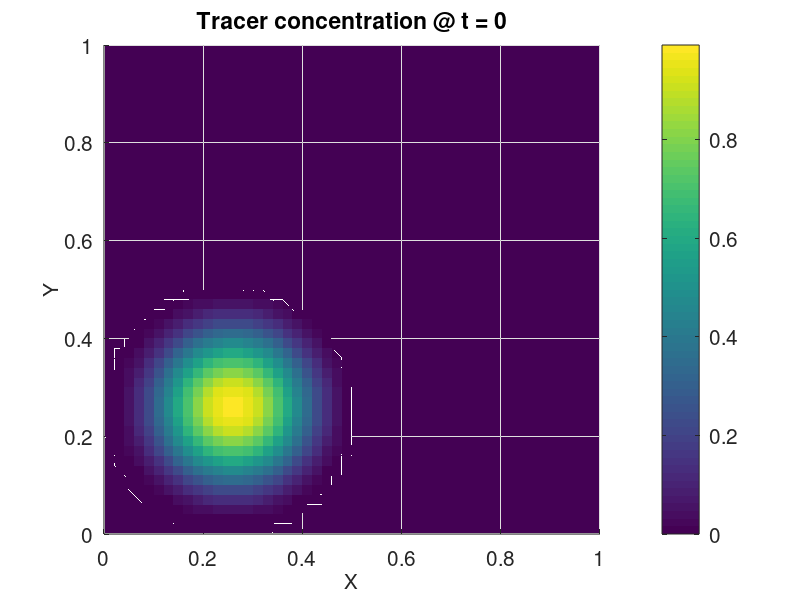
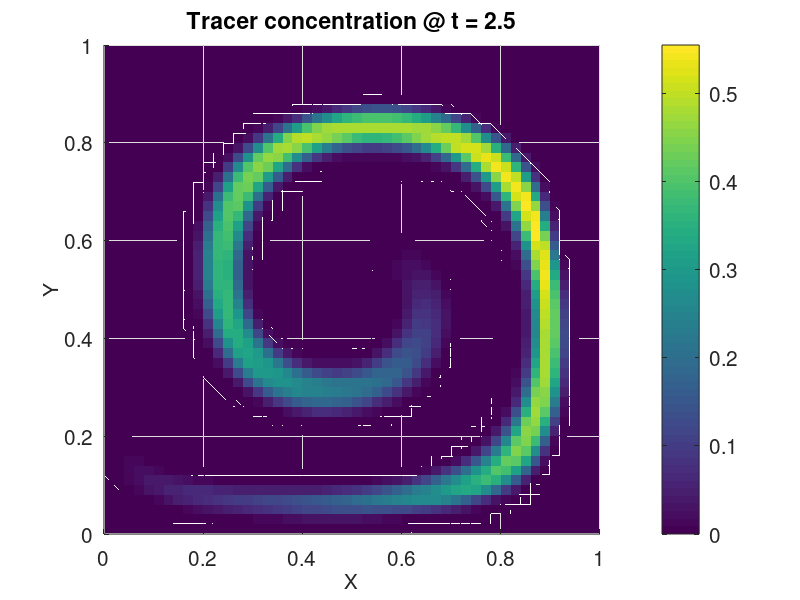
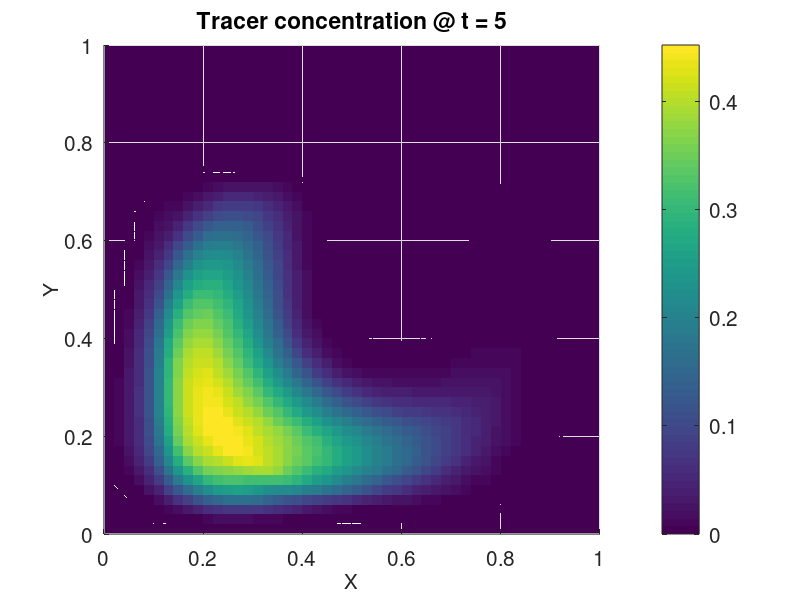

These figures' MATLAB source, in order:
function [] = plm (dx, USE_STRANG_SPLITTING, USE_EASTER)
% plm (dx, USE_STRANG_SPLITTING, USE_EASTER)
%
% Arguments:
% dx                    : (OPTIONAL) Grid spacing (Default: 0.02)
% USE_STRANG_SPLITTING  : (OPTIONAL) Whether to use Strang splitting (Default: true)
% USE_EASTER            : (OPTIONAL) Whether to use Easter's pseudocompressibility approach (Default: true)

if nargin == 0
    dx = 0.02;
end
if nargin <= 1
    USE_STRANG_SPLITTING = true;
end
if nargin <= 2
    USE_EASTER = true;
end

% Initialization
[X, Y, tracer, dt] = initialize(dx);
plot_tracer(X, Y, tracer, 0)

% Advect 2.5 units and plot
tracer = advect_tracer(X, Y, tracer, dx, dt, 0, 2.5, USE_STRANG_SPLITTING, USE_EASTER);
plot_tracer(X, Y, tracer, 2.5)

% Advect from time 2.5 to 5 and plot
tracer = advect_tracer(X, Y, tracer, dx, dt, 2.5, 5, USE_STRANG_SPLITTING, USE_EASTER);
plot_tracer(X, Y, tracer, 5)


end

% ===============================================================================================
function tracer = advect_tracer(X, Y, tracer, dx, dt, time_begin, time_end, USE_STRANG_SPLITTING, USE_EASTER)

time = time_begin;
first_x_then_y = true;

% ******************************************************************************
% MAIN LOOP
% ******************************************************************************
while time < time_end

    % Adapt timestep at the very last step, if time_end is not a multiple of dt
    if time_end - time < dt
        dt = time_end - time;
    end
    
    % Compute interface winds, centered in time.
    [u, v] = described_wind(time + dt/2, X, Y, dx);
    
    rho = 1; % Pseudodensity
    tracer_rho = tracer(2:end-1, 2:end-1) .* rho; % Tracer times density
    
    if ~USE_STRANG_SPLITTING
        first_x_then_y = true;
    end
    
    % Advance in time by reversing the order of integration every timestep (Strang splitting)
    if first_x_then_y
        [tracer, rho, tracer_rho] = compute_x_direction(dx, dt, u, tracer, rho, tracer_rho, USE_EASTER);    
        tracer                    = compute_y_direction(dx, dt, v, tracer, rho, tracer_rho, USE_EASTER);
        first_x_then_y = false;
    else
        [tracer, rho, tracer_rho] = compute_y_direction(dx, dt, v, tracer, rho, tracer_rho, USE_EASTER);
        tracer                    = compute_x_direction(dx, dt, u, tracer, rho, tracer_rho, USE_EASTER); 
        first_x_then_y = true;
    end
    
    time = time + dt;
    
end

end

% ==========================================================================================
function [tracer, rho, tracer_rho] = compute_x_direction(dx, dt, u, tracer, rho, tracer_rho, USE_EASTER)

% Compute one-dimensional scalar flux
F_x = compute_fluxes(dx, dt, u, tracer);

if USE_EASTER
    % Update pseudodensity
    rho = rho - (dt/dx) * (u(:,2:end) - u(:,1:end-1)); % Durran's equation (5.95)
    % Update tracer mass
    tracer_rho = tracer_rho - (dt/dx) * (F_x(:,2:end) - F_x(:,1:end-1)); % eq. (5.96)
    % Update tracer concentrations
    tracer(2:end-1, 2:end-1) = tracer_rho ./ rho; % eq. (5.97)
else
    tracer(2:end-1, 2:end-1) = tracer(2:end-1, 2:end-1) - (dt/dx) * (F_x(:,2:end) - F_x(:,1:end-1));
end

end

% ==========================================================================================
function [tracer, rho, tracer_rho] = compute_y_direction(dx, dt, v, tracer, rho, tracer_rho, USE_EASTER)

% With some transpose-magic, the same flux-computation function can be used for both u and v
F_y = compute_fluxes(dx, dt, v', tracer')';

if USE_EASTER
    rho = rho - (dt/dx) * (v(2:end,:) - v(1:end-1,:)); % Durran's equation (5.98)
    tracer_rho = tracer_rho - (dt/dx) * (F_y(2:end,:) - F_y(1:end-1,:)); % eq. (5.99)
    tracer(2:end-1, 2:end-1) = tracer_rho ./ rho; % eq. (5.100)
else
    tracer(2:end-1, 2:end-1) = tracer(2:end-1, 2:end-1) - (dt/dx) * (F_y(2:end,:) - F_y(1:end-1,:));
end

end

% ============================================
function slope = compute_limited_slope(tracer)
% This function selects the smallest magnitude slope from a set of three slopes 
% (first order forward and backward, and second order centered).

N = size(tracer,1);
slope_centered = zeros(N-2,N-2);
slope_right = zeros(N-2,N-2);
slope_left = zeros(N-2,N-2);

% Compute the three slopes
slope_centered = (tracer(2:end-1,3:end) - tracer(2:end-1,1:end-2)) / 2;
slope_right = 2 * (tracer(2:end-1,3:end) - tracer(2:end-1,2:end-1));
slope_left = 2 * (tracer(2:end-1,2:end-1) - tracer(2:end-1,1:end-2));

slope_interior_points = zeros(N-2,N-2);
p_i = slope_centered > 0 & slope_left > 0 & slope_right > 0; % All slopes positive
n_i = slope_centered < 0 & slope_left < 0 & slope_right < 0; % All negative
slope_interior_points(p_i) = min([slope_centered(p_i), slope_left(p_i), slope_right(p_i)], [], 2);
slope_interior_points(n_i) = max([slope_centered(n_i), slope_left(n_i), slope_right(n_i)], [], 2);
% Now, local minima and maxima have slope = 0, corresponding to an upwind scheme.

slope = zeros(size(tracer));
slope(2:end-1,2:end-1) = slope_interior_points;

end

% =================================================
function F = compute_fluxes(dx, dt, u_or_v, tracer)
% Computes one-dimensional fluxes in either direction.

c = u_or_v * dt/dx; % Courant

slope = compute_limited_slope(tracer);

% Use different formulae for positive and negative flow directions. 
% The first one is from the lecture notes, and the second one is straightforward to derive.
F_positive_c = u_or_v .* (tracer(2:end-1,1:end-1) - 0.5 * slope(2:end-1,1:end-1) .* (c - 1));
F_negative_c = u_or_v .* (tracer(2:end-1,2:end) - 0.5 * slope(2:end-1,2:end) .* (c + 1));
F = zeros(size(u_or_v));
F(c <  0) = F_negative_c(c <  0);
F(c >= 0) = F_positive_c(c >= 0);

end

% ===========================================
function [u, v] = described_wind(t, X, Y, dx)
% Described wind components

u = zeros(size(X,1)-2, size(X,2)-1);
v = zeros(size(X,1)-1, size(X,2)-2);

% Sample at interfaces.
X_i = X + 0.5*dx;
Y_i = Y + 0.5*dx;

% Described velocities
u = sin(pi * X_i(2:end-1, 1:end-1)).^2 .* sin(2*pi * Y_i(2:end-1, 1:end-1)) * cos(pi*t/5);
v = -sin(2*pi * X_i(1:end-1, 2:end-1)) .* sin(pi * Y_i(1:end-1, 2:end-1)).^2 * cos(pi*t/5);

end

% ===========================================
function [X, Y, tracer, dt] = initialize(dx)
% Initialization function

MAX_COURANT = 0.5;

x = 0:dx:1;
y = x;
[X,Y] = meshgrid(x, y); % Create 2D meshes of coordinates for convenience.

% Gaussian bell
r = min(1, 4*sqrt((X-1/4).^2 + (Y-1/4).^2));
tracer = 0.5 * (1 + cos(pi*r));

% Compute timestep based on maximum L1-norm of the wind.
[u0, v0] = described_wind(0, X, Y, dx);
U_L1_norm = abs(u0(:)) + abs(v0(:));
dt = MAX_COURANT * dx / max(U_L1_norm);

end

% ===================================
function plot_tracer(X, Y, tracer, t)

figure;
surf(X, Y, tracer, 'edgecolor','none')
view(2)
title(['Tracer concentration @ t = ', num2str(t)], 'fontsize', 15)
set(gca, 'fontsize', 15)
set (gca, 'color', 'b')
ylabel('Y', 'fontsize', 15)
xlabel('X', 'fontsize', 15)
colorbar('fontsize', 15)

end
